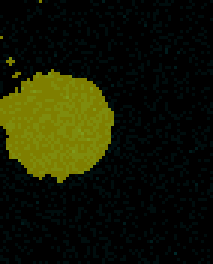
#> input picture test_images/cell_0.png, 71 x 88 px (shown 3 times larger)
$ python NucleiAnalysisRev1.py
#> lines starting #> are read from the running program, lines starting #| are printed output that depends on the picture; after the words box and inside, x2 and y2 are one past the last pixel; in counts of white or black regions, pixels touching at a corner belong together
#> the answer given: test_images/cell_0.png
#> the answer given: test_images
import cv2
import numpy as np
import os
import json
from tkinter import Tk, filedialog, messagebox


class NucleiAnalyser:
    def __init__(self, image_path, output_folder):
#> called with image_path = 'test_images/cell_0.png', output_folder = 'test_images'
        self.image_path = image_path
        self.output_folder = output_folder
        self.image = cv2.imread(image_path, cv2.IMREAD_COLOR)
#> self.image is the input picture: shape (88, 71, 3); mean B, G, R 3.3, 24.7, 21.5

        if self.image is None:
            raise ValueError(f"Failed to load image: {image_path}")

        self.nuclei_count = []
        self.nuclei_prop = []

    def preprocess(self):

        # Convert to greyscale and otsu threshold

        grey = cv2.cvtColor(self.image, cv2.COLOR_BGR2GRAY)
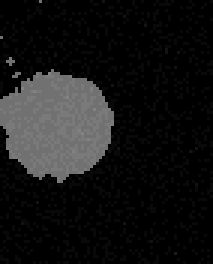
#> grey: shape (88, 71) (shown 3 times larger); min 0, max 131, mean 21.4
        _, binary = cv2.threshold(grey, 0, 255, cv2.THRESH_BINARY + cv2.THRESH_OTSU)
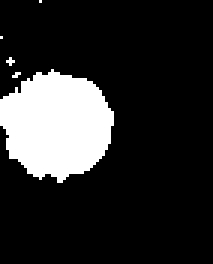
#> binary: shape (88, 71) (shown 3 times larger); 16.9% white; 5 white regions (4 under 20 px)

        binary_cleaned = cv2.fastNlMeansDenoising(binary)

        return binary_cleaned

    def detect_nuclei(self):
        # Filter out nuclei of acceptable size
        binary_cleaned = self.preprocess()

        # Find them nuclei
        contours, _ = cv2.findContours(binary_cleaned, cv2.RETR_EXTERNAL, cv2.CHAIN_APPROX_SIMPLE)
#> contours = 5 contours, 4 with area under 20; largest, box (x1, y1, x2, y2) and area: (0, 23, 38, 61) 989

        MIN_CONTOUR_AREA = 20
        filtered_contours = []

        for cnt in contours:
            if cv2.contourArea(cnt) > MIN_CONTOUR_AREA:
                filtered_contours.append(cnt)
#> this loop made 5 passes
#> cnt on passes 1, 3, 4, 5: [[5, 24], [4, 25], [5, 25], [6, 24]], [[3, 19], [2, 20], [3, 21], [4, 20]], [[0, 12]], [[13, 0]]
#> after the loop, filtered_contours = 1 contour; box (x1, y1, x2, y2) and area: (0, 23, 38, 61) 989

        final_binary = np.zeros_like(binary_cleaned)
        for cnt in filtered_contours:
            cv2.drawContours(final_binary, [cnt], -1, 255, -1)
#> this loop made 1 pass
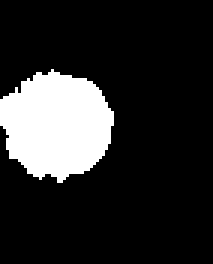
#> final_binary: shape (88, 71) (shown 3 times larger); 16.7% white; 1 white region

        contours_final, _ = cv2.findContours(final_binary, cv2.RETR_EXTERNAL, cv2.CHAIN_APPROX_SIMPLE)
#> contours_final has the same summary as filtered_contours

        MIN_SIZE_THRESHOLD = 450
        MAX_SIZE_THRESHOLD = 10000

        self.nuclei_count = []
        self.nuclei_prop = []

        for i, contour in enumerate(contours):
            area = cv2.contourArea(contour)

            # Calculate circularity
            perimeter = cv2.arcLength(contour, True)
            if perimeter > 0 and area > 0:
                circularity = (4 * np.pi * area) / (perimeter ** 2)
            else:
                circularity = 0

            # Filter by size and circularity
            if (area >= MIN_SIZE_THRESHOLD and area <= MAX_SIZE_THRESHOLD
                and circularity >= 0.01):

                self.nuclei_count.append(contour)

                # Calculate centroid
                moments = cv2.moments(contour)
                if moments["m00"] != 0:
                    xc = int(moments["m10"] / moments["m00"])
                    yc = int(moments["m01"] / moments["m00"])
                else:
                    xc, yc = 0, 0

                # Store properties
                properties = {
                    "nuclei_id": i,
                    "x_c": xc,
                    "y_c": yc,
                    "area": float(area),
                    "circularity": float(circularity)
                }
                self.nuclei_prop.append(properties)
#> this loop made 5 passes
#> (area, perimeter, circularity, xc, yc) on pass 2: (989, 132.7, 0.706, 18, 41)
#> after the loop, self.nuclei_count has the same summary as filtered_contours; self.nuclei_prop = 1 item

        # Save properties to JSON
        json_path = os.path.join(self.output_folder, "nuclei_properties.json")
        with open(json_path, 'w') as json_file:
            json.dump(self.nuclei_prop, json_file, indent=4)

        print(f"Detected {len(self.nuclei_count)} nuclei")
#| Detected 1 nuclei
        print(f"Nuclei properties saved to {json_path}")

        return len(self.nuclei_count) > 0

    def visualise(self):
        if not self.nuclei_count:
            return

        vis_image = self.image.copy()

        for i, (contour, properties) in enumerate(zip(self.nuclei_count, self.nuclei_prop)):
            # Draw contour
            cv2.drawContours(vis_image, [contour], -1, (0, 255, 0), 2)

            # Draw centroid
            xc = properties["x_c"]
            yc = properties["y_c"]
            cv2.circle(vis_image, (xc, yc), 5, (255, 0, 0), -1)

            # Add number label
            cv2.putText(vis_image, str(i), (xc + 10, yc), cv2.FONT_HERSHEY_SIMPLEX, 0.5, (0, 0, 255), 2)
#> this loop made 1 pass
#> (xc, yc) on pass 1: (18, 41)
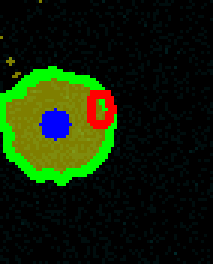
#> vis_image: shape (88, 71, 3) (shown 3 times larger); 8.67% of pixels changed, all inside (x1, y1, x2, y2) = (0, 22, 39, 62)

        # Save visualisation
        vis_path = os.path.join(self.output_folder, "nuclei_count.png")
        cv2.imwrite(vis_path, vis_image)
        print(f"Visualisation saved to {vis_path}")

    def process(self):

        if not self.detect_nuclei():
            messagebox.showinfo("No Nuclei", "No nuclei of acceptable size were detected in the image.")
            return False

        self.visualise()
        return True

if __name__ == "__main__":
    root = Tk()
    root.withdraw()

    image_path = filedialog.askopenfilename(title="Select Nuclei Image")
    if not image_path:
        messagebox.showerror("Error", "Please select an image file.")
        exit()

    output_folder = filedialog.askdirectory(title="Select Output Directory")
    if not output_folder:
        messagebox.showerror("Error", "Please select an output directory.")
        exit()

    try:
        analyser = NucleiAnalyser(image_path, output_folder)
        success = analyser.process()

        if success:
            messagebox.showinfo("Success", f"Analysis completed! Found {len(analyser.nuclei_count)} large nuclei.")

            # Print summary of stored properties
            print("\n=== STORED NUCLEI PROPERTIES ===")
            for prop in analyser.nuclei_prop:
                print(f"Nuclei {prop['nuclei_id']}: Center({prop['x_c']}, {prop['y_c']}), "f"Area: {prop['area']:.2f}, Circularity: {prop['circularity']:.3f}")

        else:
            messagebox.showwarning("Warning", "Analysis completed with issues.")

    except Exception as e:
        messagebox.showerror("Error", f"An error occurred: {str(e)}")

    root.destroy()

$ run again, on test_images/cell_101.png
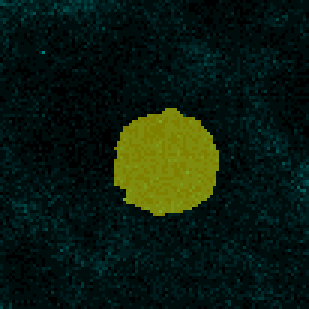
#> input picture test_images/cell_101.png, 103 x 103 px (shown 3 times larger)
#> in __init__, self.image is the input picture: shape (103, 103, 3); mean B, G, R 15.7, 27.3, 11.6
#> in preprocess, `_, binary = cv2.threshold(grey, 0, 255, cv2.THRESH_BINARY + cv2.THRESH..`:
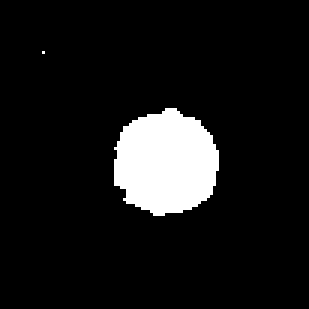
#> binary: shape (103, 103) (shown 3 times larger); 9.1% white; 2 white regions (1 under 20 px)
#> contours = 2 contours, 1 with area under 20; largest, box (x1, y1, x2, y2) and area: (38, 36, 73, 72) 916
#> the loop in detect_nuclei, `for cnt in contours:` made 2 passes
#> cnt on pass 2: [[14, 17]]
#> after the loop in detect_nuclei, `for cnt in contours:`: filtered_contours = 1 contour; box (x1, y1, x2, y2) and area: (38, 36, 73, 72) 916
#> the loop in detect_nuclei, `for cnt in filtered_contours:` made 1 pass
#> contours_final has the same summary as filtered_contours
#> the loop in detect_nuclei, `for i, contour in enumerate(contours):` made 2 passes
#> (area, perimeter, circularity, xc, yc) on pass 1: (916, 119.7, 0.803, 54, 53)
#> after the loop in detect_nuclei, `for i, contour in enumerate(contours):`: self.nuclei_count has the same summary as filtered_contours; self.nuclei_prop = 1 item
#| Detected 1 nuclei
#> the loop in visualise, `for i, (contour, properties) in enumerate(zip(self.nuclei_count, self...` made 1 pass
#> (xc, yc) on pass 1: (54, 53)
#> after the loop in visualise, `for i, (contour, properties) in enumerate(zip(self.nuclei_count, self...`:
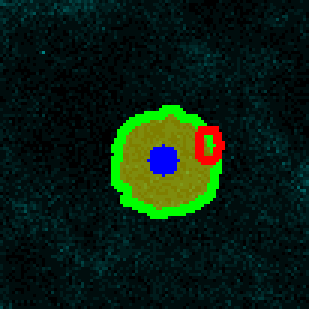
#> vis_image: shape (103, 103, 3) (shown 3 times larger); 4.88% of pixels changed, all inside (x1, y1, x2, y2) = (37, 35, 75, 73)
#> the loop `for prop in analyser.nuclei_prop:` made 1 pass
#| Nuclei 0: Center(54, 53), Area: 916.00, Circularity: 0.803

$ run again, on test_images/cell_102.png
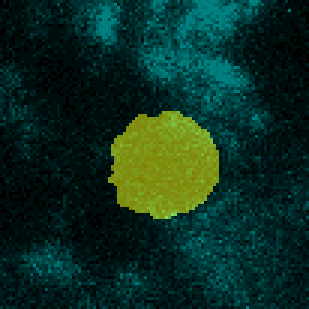
#> input picture test_images/cell_102.png, 103 x 103 px (shown 3 times larger)
#> in __init__, self.image is the input picture: shape (103, 103, 3); mean B, G, R 34.5, 46.7, 12.2
#> in preprocess, `_, binary = cv2.threshold(grey, 0, 255, cv2.THRESH_BINARY + cv2.THRESH..`:
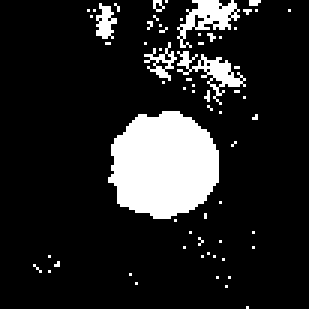
#> binary: shape (103, 103) (shown 3 times larger); 14.1% white; 64 white regions (59 under 20 px)
#> contours = 64 contours, 59 with area under 20; largest, box (x1, y1, x2, y2) and area: (36, 37, 73, 73) 968, (59, 0, 80, 16) 118, (59, 17, 82, 35) 85, (32, 1, 39, 13) 36, (48, 14, 59, 27) 33
#> the loop in detect_nuclei, `for cnt in contours:` made 64 passes
#> cnt on passes 1 to 8: [[82, 102]], [[75, 95]], [[45, 94]], [[76, 92]], [[72, 92]], [[43, 91]], [[16, 90]], [[11, 88], [13, 90]]
#> after the loop in detect_nuclei, `for cnt in contours:`: filtered_contours = 5 contours; box (x1, y1, x2, y2) and area: (36, 37, 73, 73) 968, (59, 0, 80, 16) 118, (59, 17, 82, 35) 85, (32, 1, 39, 13) 36, (48, 14, 59, 27) 33
#> the loop in detect_nuclei, `for cnt in filtered_contours:` made 5 passes
#> contours_final has the same summary as filtered_contours
#> the loop in detect_nuclei, `for i, contour in enumerate(contours):` made 64 passes
#> (area, perimeter, circularity, xc, yc) on pass 27: (967.5, 122.8, 0.806, 54, 54)
#> after the loop in detect_nuclei, `for i, contour in enumerate(contours):`: self.nuclei_count = 1 contour; box (x1, y1, x2, y2) and area: (36, 37, 73, 73) 968; self.nuclei_prop = 1 item
#| Detected 1 nuclei
#> the loop in visualise, `for i, (contour, properties) in enumerate(zip(self.nuclei_count, self...` made 1 pass
#> (xc, yc) on pass 1: (54, 54)
#> after the loop in visualise, `for i, (contour, properties) in enumerate(zip(self.nuclei_count, self...`:
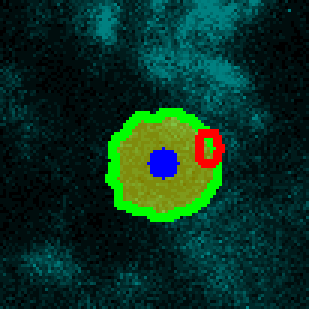
#> vis_image: shape (103, 103, 3) (shown 3 times larger); 5.01% of pixels changed, all inside (x1, y1, x2, y2) = (35, 36, 75, 74)
#> the loop `for prop in analyser.nuclei_prop:` made 1 pass
#| Nuclei 26: Center(54, 54), Area: 967.50, Circularity: 0.806

$ run again, on test_images/cell_103.png
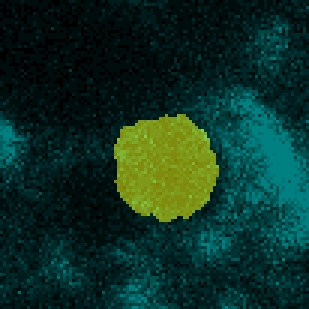
#> input picture test_images/cell_103.png, 103 x 103 px (shown 3 times larger)
#> in __init__, self.image is the input picture: shape (103, 103, 3); mean B, G, R 37.5, 49.1, 11.6
#> in preprocess, `_, binary = cv2.threshold(grey, 0, 255, cv2.THRESH_BINARY + cv2.THRESH..`:
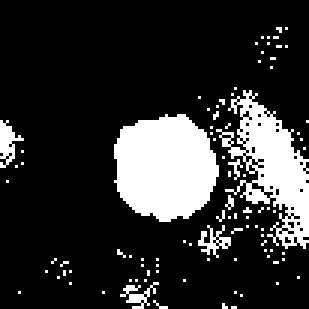
#> binary: shape (103, 103) (shown 3 times larger); 18.5% white; 94 white regions (89 under 20 px)
#> contours = 94 contours, 90 with area under 20; largest, box (x1, y1, x2, y2) and area: (38, 38, 73, 74) 918, (72, 30, 103, 83) 658, (0, 40, 8, 56) 43, (66, 75, 77, 86) 26
#> the loop in detect_nuclei, `for cnt in contours:` made 94 passes
#> cnt on passes 1 to 8: [[77, 102], [78, 102]], [[74, 101], [74, 102], [75, 102]], [[51, 100], [53, 102], [55, 102], [53, 102]], [[80, 98]], [[78, 97]], [[34, 97]], [[6, 97]], [[92, 94]]
#> after the loop in detect_nuclei, `for cnt in contours:`: filtered_contours = 4 contours; box (x1, y1, x2, y2) and area: (38, 38, 73, 74) 918, (72, 30, 103, 83) 658, (0, 40, 8, 56) 43, (66, 75, 77, 86) 26
#> the loop in detect_nuclei, `for cnt in filtered_contours:` made 4 passes
#> contours_final has the same summary as filtered_contours
#> the loop in detect_nuclei, `for i, contour in enumerate(contours):` made 94 passes
#> (area, perimeter, circularity, xc, yc) on passes 73, 80: (917.5, 119.6, 0.806, 54, 55), (658.5, 282.8, 0.103, 90, 55)
#> after the loop in detect_nuclei, `for i, contour in enumerate(contours):`: self.nuclei_count = 2 contours; box (x1, y1, x2, y2) and area: (38, 38, 73, 74) 918, (72, 30, 103, 83) 658; self.nuclei_prop = 2 items
#| Detected 2 nuclei
#> the loop in visualise, `for i, (contour, properties) in enumerate(zip(self.nuclei_count, self...` made 2 passes
#> (xc, yc) on passes 1 to 2: (54, 55), (90, 55)
#> after the loop in visualise, `for i, (contour, properties) in enumerate(zip(self.nuclei_count, self...`:
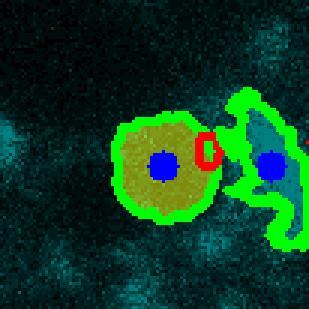
#> vis_image: shape (103, 103, 3) (shown 3 times larger); 11.58% of pixels changed, all inside (x1, y1, x2, y2) = (37, 29, 103, 84)
#> the loop `for prop in analyser.nuclei_prop:` made 2 passes
#| Nuclei 72: Center(54, 55), Area: 917.50, Circularity: 0.806
#| Nuclei 79: Center(90, 55), Area: 658.50, Circularity: 0.103
